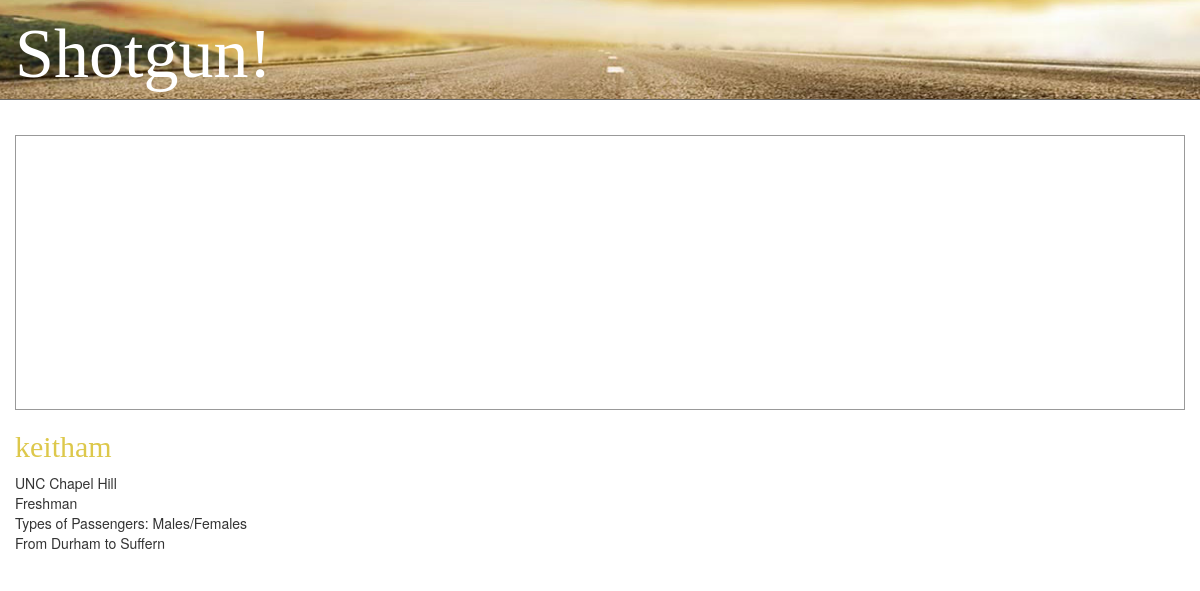
/rides/, run on an earlier commit of the app's database.
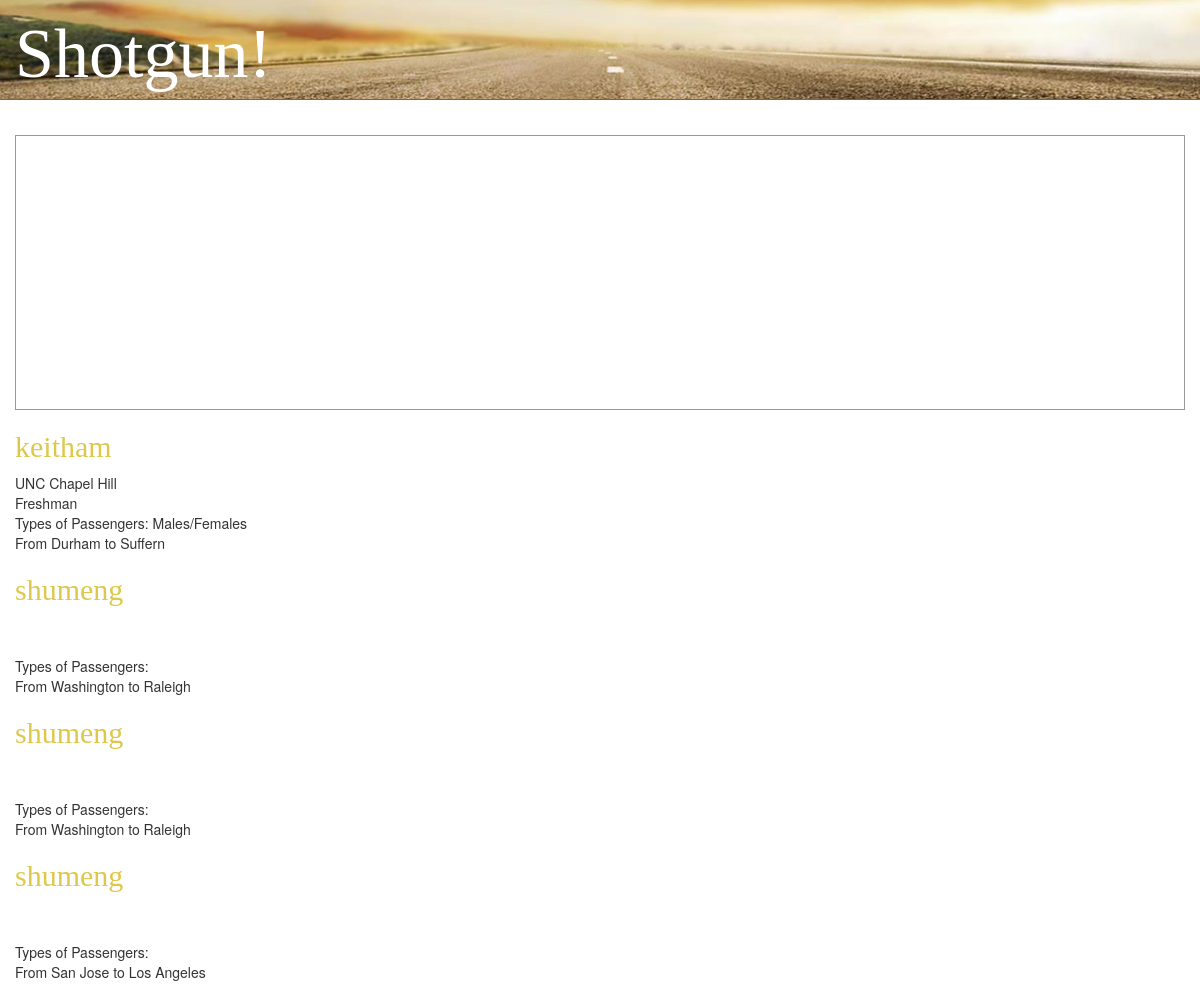
And on a later commit of the database.
### drive/models.py (models this page shows)
class Ride(models.Model):
    driver = models.ForeignKey(User)
    fromLocation = models.ForeignKey('Location', related_name='ride_from_set')
    toLocation = models.ForeignKey('Location', related_name='ride_to_set')
    leavingOn = models.DateField()
    gasMoney = models.DecimalField(max_digits=6, decimal_places=2)
    luggageRoom = models.IntegerField()

class ShotgunProfile(models.Model):
    YEARS = (
        ('Freshman', 'Freshman'),
        ('Sophomore', 'Sophomore'),
        ('Junior', 'Junior'),
        ('Senior', 'Senior'),
        ('Professor', 'Professor'),
    )
    SCHOOLS = (
        ('UNC Chapel Hill', 'UNC Chapel Hill'),
    )
    PASSENGERS = (
        ('Males', 'Males'),
        ('Females', 'Females'),
        ('Males/Females', 'Males/Females'),
    )
    user = models.OneToOneField(User, related_name='shotgunprofile')
    avatar = models.ImageField(upload_to='images/avatars/', default='')
    school = models.CharField(max_length=50, choices=SCHOOLS, default='UNC Chapel Hill')
    year = models.CharField(max_length=10, choices=YEARS, default='Freshman')
    passengers = models.CharField(max_length=15, choices=PASSENGERS, default='Males/Females')

class Location(models.Model):
    lat = models.DecimalField(max_digits=10, decimal_places=6)
    lng = models.DecimalField(max_digits=10, decimal_places=6)
    formattedAddress = models.CharField(max_length=255)
    city = models.CharField(max_length=255)

### drive/views.py (the view)
# urls.py: url(r'^rides/$', views.rides_index, name='rides_index'),
def rides_index(request):
    rides = Ride.objects.all()
    paginator = Paginator(rides, 10)
    page = request.GET.get('page')
    try:
        rides = paginator.page(page)
    except PageNotAnInteger:
        rides = paginator.page(1)
    except EmptyPage:
        rides = paginator.page(paginator.num_pages)
    return render(request, 'rides/index.html', {"rides": rides})

### shotgun/resources/templates/rides/index.html (shortened to what this page needs)
{% extends 'layout_header.html' %}
{% block content %}
    <div id="map">
    </div>
    <section id="section-ride-index">
        {% for ride in rides %}
            <div class="ride">
                <h2>{{ride.driver.username}}</h2>
                <p>
                    {{ride.driver.shotgunprofile.school}}<br>
                    {{ride.driver.shotgunprofile.year}}<br>
                    Types of Passengers: {{ride.driver.shotgunprofile.passengers}}<br>
                    From {{ride.fromLocation.city}} to {{ride.toLocation.city}}
                </p>
            </div>
        {% endfor %}
    </section>
{% endblock %}

What changed in the data, as far as the page shows it:
added Ride: driver.username "shumeng", fromLocation.city "Washington", toLocation.city "Raleigh"
added Ride: driver.username "shumeng", fromLocation.city "Washington", toLocation.city "Raleigh"
added Ride: driver.username "shumeng", fromLocation.city "San Jose", toLocation.city "Los Angeles"
